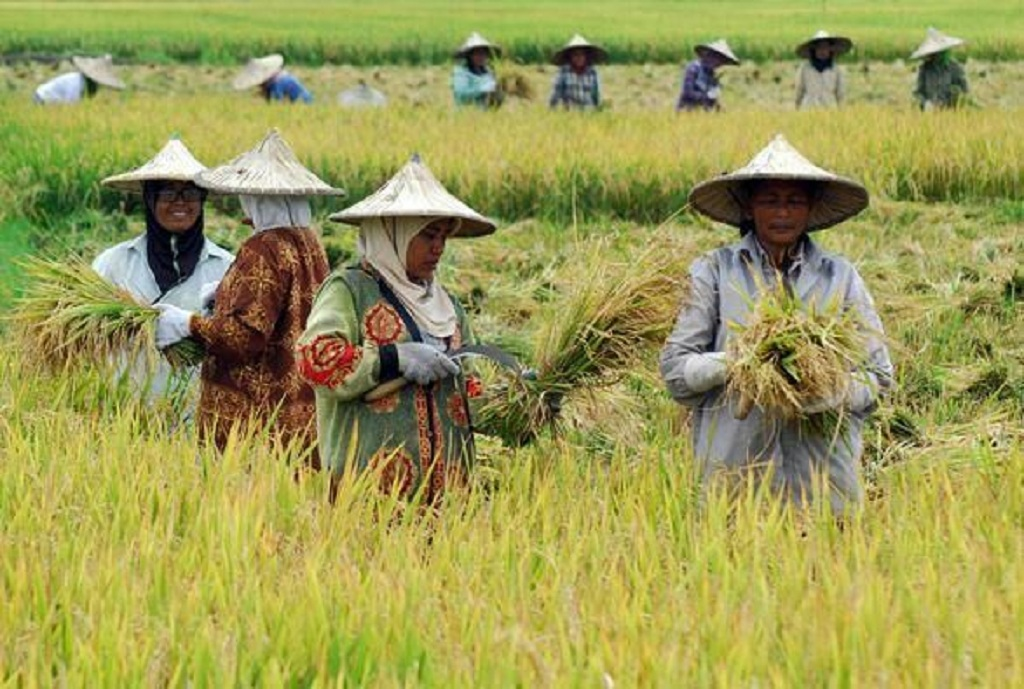
#> input picture pertemuan3/photo.jpg, 1024 x 689 px
$ python histogram.py
#> lines starting #> are read from the running program, lines starting #| are printed output that depends on the picture
import cv2
import numpy as np
from matplotlib import pyplot as plt
# Membaca gambar dalam grayscale
image = cv2.imread('photo.jpg', cv2.IMREAD_GRAYSCALE)
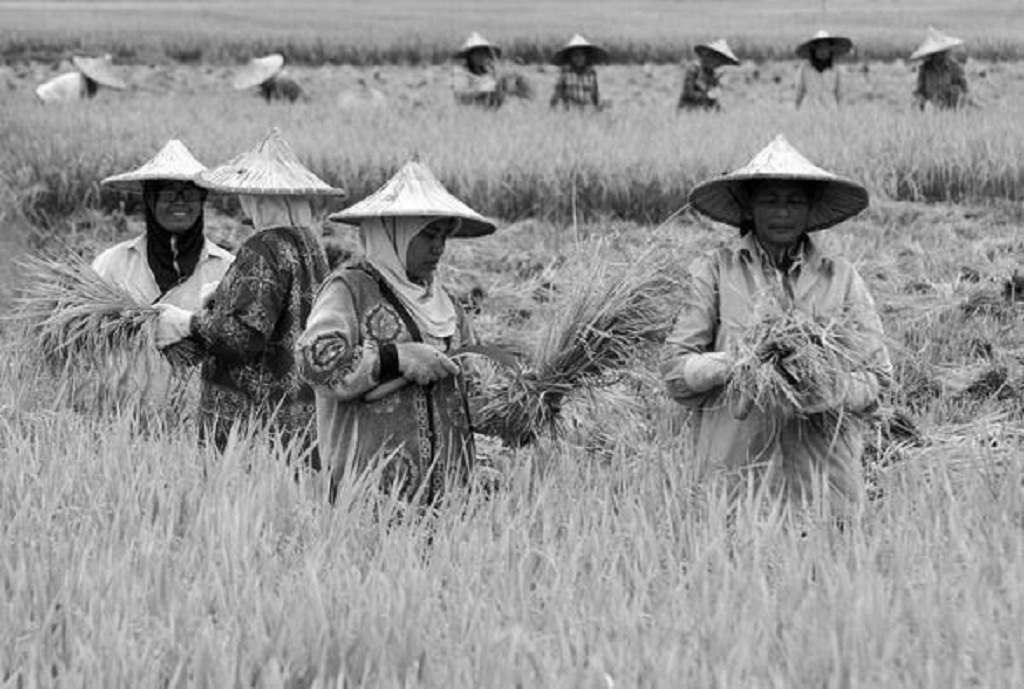
#> image: shape (689, 1024); min 0, max 255, mean 147.4
# Equalisasi histogram
equalized_image = cv2.equalizeHist(image)
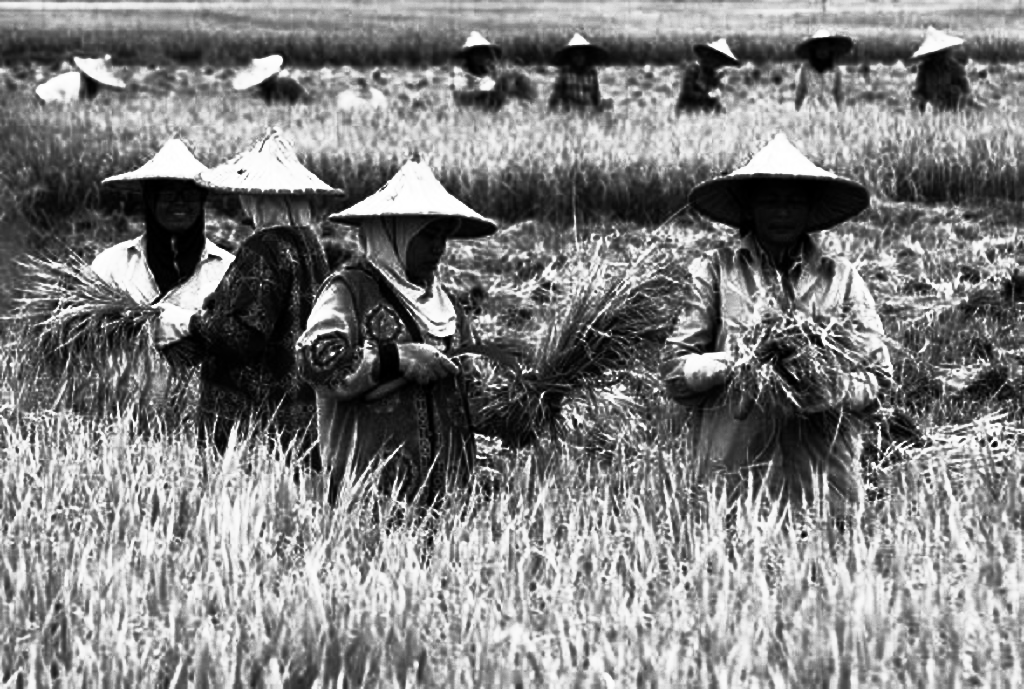
#> equalized_image: shape (689, 1024); min 0, max 255, mean 128.8
# Menampilkan gambar asli dan hasil equalization
cv2.imshow('Original Image', image)
cv2.imshow('Equalized Image', equalized_image)
cv2.waitKey(0)
cv2.destroyAllWindows()
# Menampilkan histogram
plt.hist(equalized_image.ravel(), 256, [0,256])
plt.title('Histogram of Equalized Image')
plt.show()
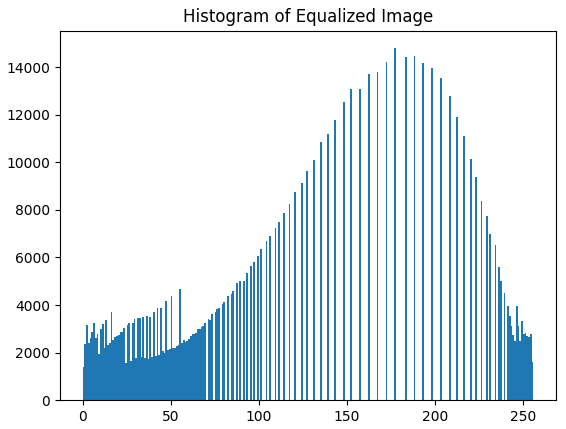
#> figure drawn by matplotlib, 1 panel; tallest bar 14791 high, from x = 177 to 178

$ run again, with pertemuan3/ouput histogram.png saved as pertemuan3/photo.jpg
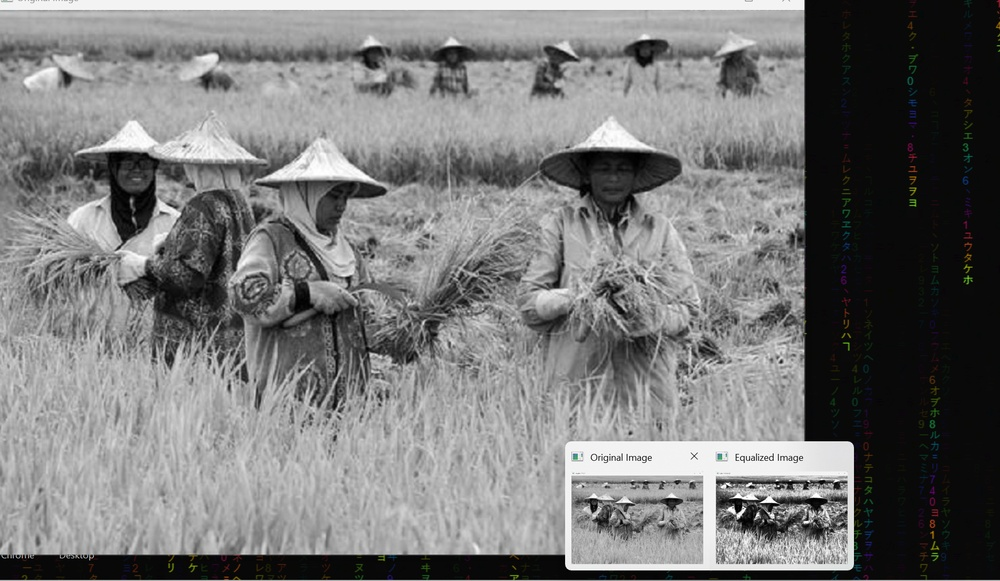
#> input picture pertemuan3/ouput histogram.png, 1000 x 581 px, shrunk from 1897 x 1102 before the run
#> `equalized_image = cv2.equalizeHist(image)`:
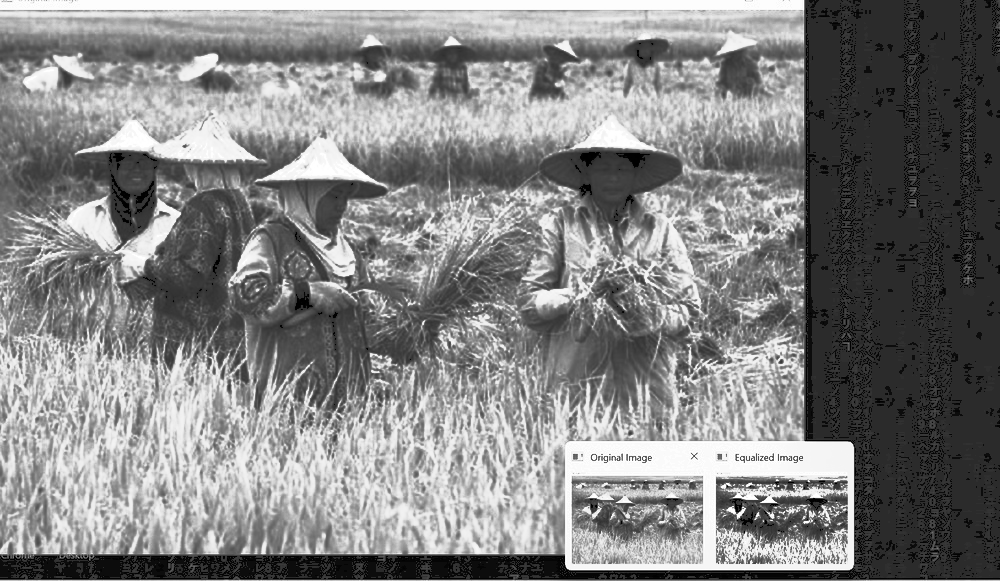
#> equalized_image: shape (581, 1000); min 0, max 255, mean 130.2
#> `plt.show()`:
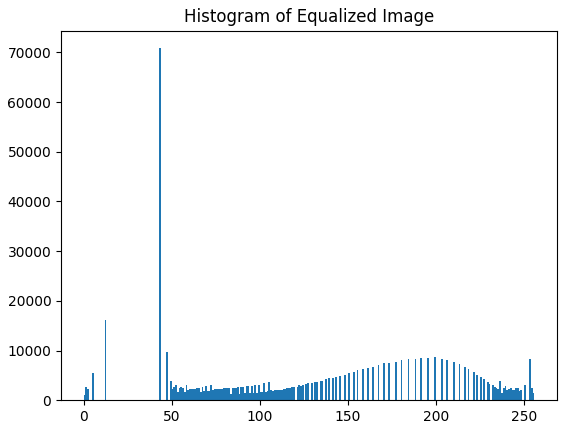
#> figure drawn by matplotlib, 1 panel; tallest bar 70852 high, from x = 43 to 44
